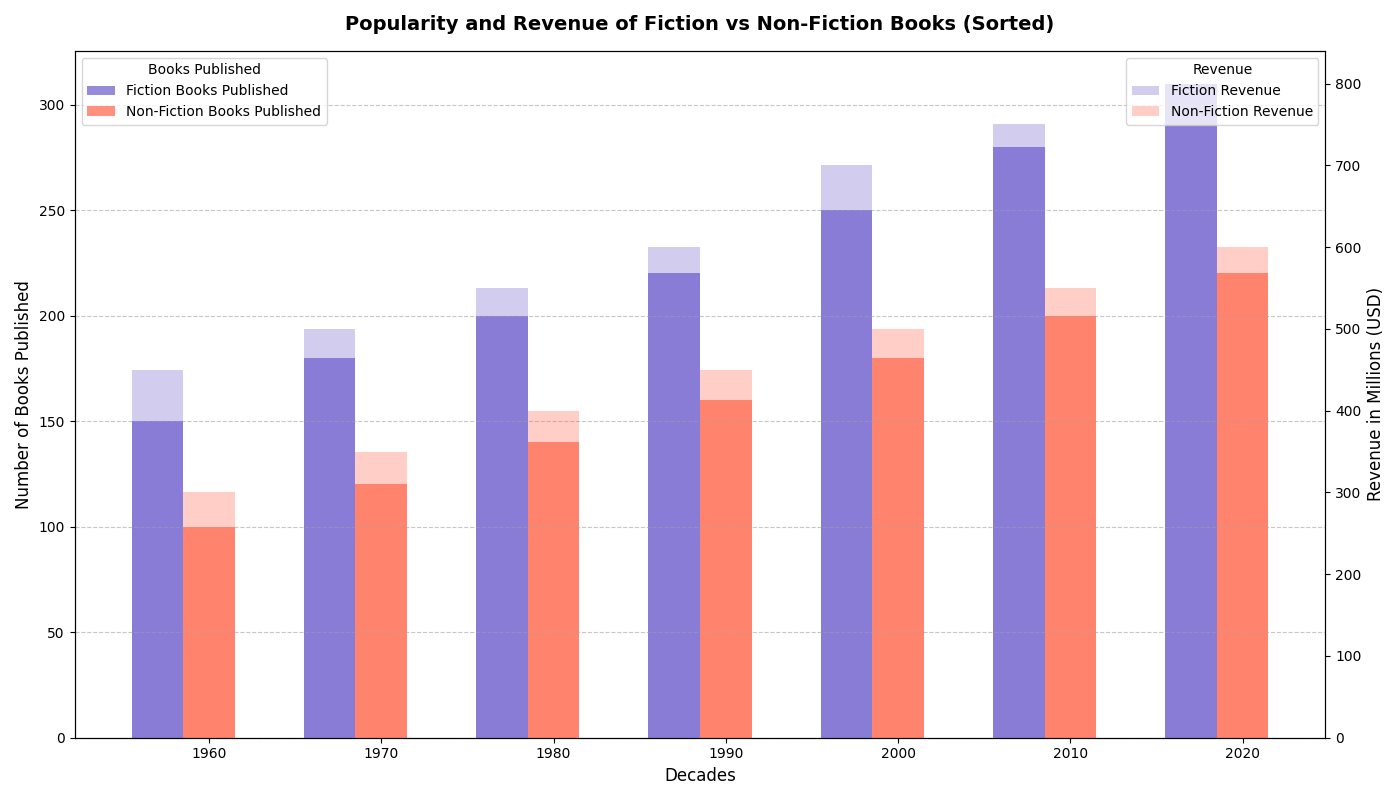

Write the Python code that produced this figure.
import matplotlib.pyplot as plt
import numpy as np

# Define the decades and associated data
decades = np.arange(1960, 2021, 10)
fiction_books = [150, 180, 200, 220, 250, 280, 310]
non_fiction_books = [100, 120, 140, 160, 180, 200, 220]

fiction_revenue = [450, 500, 550, 600, 700, 750, 800]
non_fiction_revenue = [300, 350, 400, 450, 500, 550, 600]

# Sort data by number of fiction books (ascending order)
sorted_indices_fiction_books = np.argsort(fiction_books)
sorted_decades_fiction_books = decades[sorted_indices_fiction_books]
sorted_fiction_books = np.array(fiction_books)[sorted_indices_fiction_books]
sorted_fiction_revenue = np.array(fiction_revenue)[sorted_indices_fiction_books]

# Sort data by number of non-fiction books (ascending order)
sorted_indices_non_fiction_books = np.argsort(non_fiction_books)
sorted_decades_non_fiction_books = decades[sorted_indices_non_fiction_books]
sorted_non_fiction_books = np.array(non_fiction_books)[sorted_indices_non_fiction_books]
sorted_non_fiction_revenue = np.array(non_fiction_revenue)[sorted_indices_non_fiction_books]

# Create bar chart
fig, ax1 = plt.subplots(figsize=(14, 8))

bar_width = 3
ax1.bar(sorted_decades_fiction_books - bar_width, sorted_fiction_books, width=bar_width, color='#6a5acd', alpha=0.7, label='Fiction Books Published')
ax1.bar(sorted_decades_non_fiction_books, sorted_non_fiction_books, width=bar_width, color='#ff6347', alpha=0.7, label='Non-Fiction Books Published')

# Secondary y-axis for revenue
ax2 = ax1.twinx()
ax2.bar(sorted_decades_fiction_books - bar_width, sorted_fiction_revenue, width=bar_width, color='#6a5acd', alpha=0.3, label='Fiction Revenue')
ax2.bar(sorted_decades_non_fiction_books, sorted_non_fiction_revenue, width=bar_width, color='#ff6347', alpha=0.3, label='Non-Fiction Revenue')

# Set titles and labels
ax1.set_title("Popularity and Revenue of Fiction vs Non-Fiction Books (Sorted)", fontsize=14, fontweight='bold', pad=15)
ax1.set_xlabel("Decades", fontsize=12)
ax1.set_ylabel("Number of Books Published", fontsize=12)
ax2.set_ylabel("Revenue in Millions (USD)", fontsize=12)

# Grid and legend
ax1.yaxis.grid(True, linestyle='--', alpha=0.7)
ax1.legend(loc='upper left', fontsize=10, title='Books Published')
ax2.legend(loc='upper right', fontsize=10, title='Revenue')

# Tighten layout
plt.tight_layout()
plt.show()
